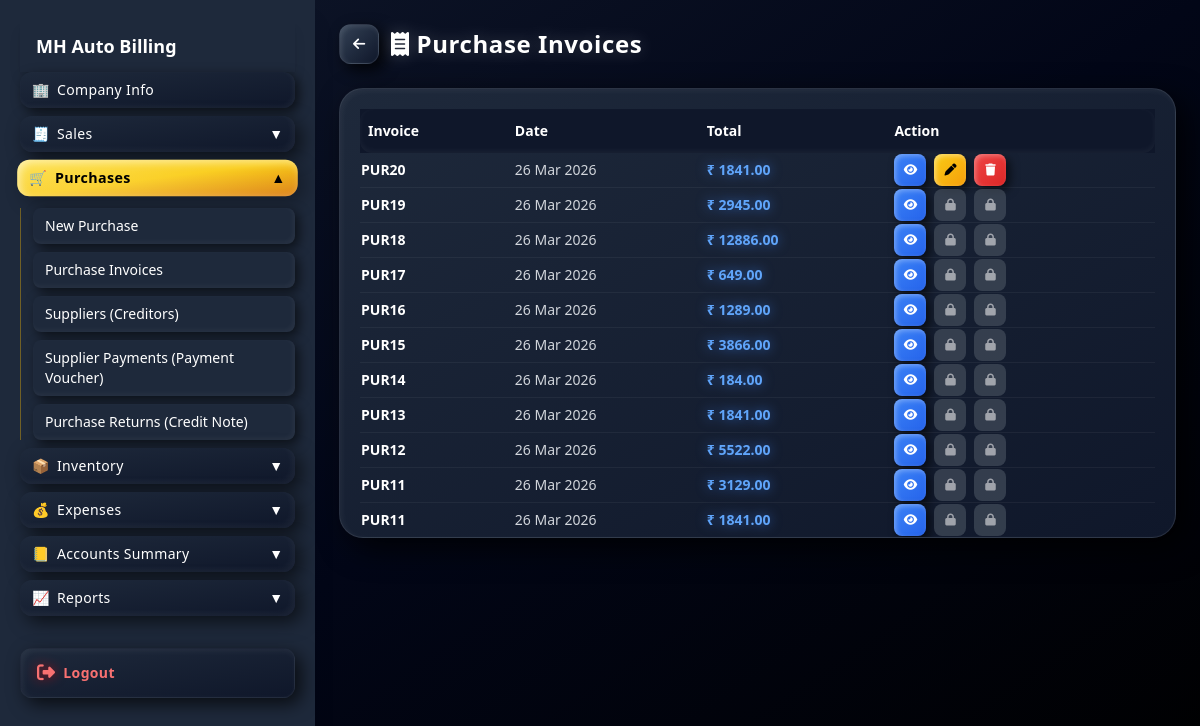
/purchase-invoices/ (signed in), run on the app's committed database.
### apps/core/models.py (models this page shows, shortened)
class Purchase(models.Model):
    payment_mode = models.CharField(
    max_length=10,
    choices=(
        ("cash", "Cash"),
        ("bank", "Bank"),
        ("credit", "Credit"),
    ),
    default="cash"
)
    supplier = models.ForeignKey(Supplier, on_delete=models.CASCADE)
    invoice_number = models.CharField(max_length=50)
    date = models.DateTimeField(auto_now_add=True)
    subtotal = models.DecimalField(max_digits=10, decimal_places=2, default=0)
    cgst = models.DecimalField(max_digits=10, decimal_places=2, default=0)
    sgst = models.DecimalField(max_digits=10, decimal_places=2, default=0)
    roundoff = models.DecimalField(max_digits=10, decimal_places=2, default=0)
    total = models.DecimalField(max_digits=10, decimal_places=2, default=0)
    @property
    def paid_amount(self):
        return self.paymentallocation_set.aggregate(
        total=Sum("amount")
    )["total"] or 0

### apps/core/views.py (the view)
# urls.py: path("purchase-invoices/", views.purchase_invoices, name="purchase_invoices"),
@login_required
def purchase_invoices(request):
    supplier_id = request.GET.get("supplier_id")
    if supplier_id:
        purchases = Purchase.objects.filter(
            supplier_id=supplier_id
        ).order_by("-date")
    else:
        purchases = Purchase.objects.all().order_by("-date")
    return render(request, "dashboard/purchase_invoices.html", {
        "purchases": purchases
    })

### templates/dashboard/purchase_invoices.html (shortened to what this page needs)
{% extends "dashboard/base.html" %}
{% block content %}
<div class="max-w-7xl mx-auto">
    <div class="flex items-center gap-3 mb-6">
        <div onclick="goBack()"
        class="flex items-center justify-center
        w-10 h-10
        rounded-xl
        bg-gradient-to-br from-slate-700 to-slate-900
        shadow-[inset_2px_2px_5px_rgba(255,255,255,0.1),_6px_6px_15px_rgba(0,0,0,0.8)]
        border border-white/10
        cursor-pointer
        transition-all duration-200
        hover:scale-110 hover:shadow-[0_0_15px_rgba(250,204,21,0.6)]
        active:scale-90">
            <i class="fa-solid fa-arrow-left text-white text-sm"></i>
        </div>
        <h1 class="text-2xl font-bold text-white tracking-wide
        drop-shadow-[0_0_8px_rgba(255,255,255,0.2)]">
            <i class="fa-solid fa-receipt"></i>
             Purchase Invoices
        </h1>
    </div>
    <div class="hidden md:block
bg-gradient-to-br from-slate-800 to-slate-900
rounded-3xl p-5
shadow-[inset_2px_2px_6px_rgba(255,255,255,0.05),_10px_10px_30px_rgba(0,0,0,0.8)]
border border-white/10
overflow-x-auto
overflow-y-auto
max-h-[450px]
">
        <table class="w-full text-sm text-white">
            <thead class="text-left
bg-black/20
rounded-xl
shadow-[inset_0_-2px_6px_rgba(255,255,255,0.05)] sticky top-0 z-10 bg-slate-900">
                <tr>
                    <th class="py-3 px-2">Invoice</th>
                    <th>Date</th>
                    <th>Total</th>
                    <th>Action</th>
                </tr>
            </thead>
            <tbody class="divide-y divide-white/5">
                {% for p in purchases %}
                <tr class="transition-all duration-200
hover:bg-white/5 hover:scale-[1.01]">
                    <td class="font-bold text-white">
                        <a href="/purchase/preview/{{ p.id }}/" target="_blank">
                            {{ p.invoice_number }}
                        </a>
                    </td>
                    <td class="text-gray-300">
                        {{ p.date|date:"d M Y" }}
                    </td>
                    <td class="font-bold text-blue-400
drop-shadow-[0_0_6px_rgba(59,130,246,0.6)]">
                        ₹ {{ p.total }}
                    </td>
                    <td class="flex gap-2">
                        <a href="/purchase/preview/{{ p.id }}/" data-id="{{ p.id }}"
                            onclick="event.preventDefault(); openLedger(this.dataset.id)" class="w-8 h-8 flex items-center justify-center rounded-lg
bg-gradient-to-br from-blue-500 to-blue-600
shadow-[inset_2px_2px_5px_rgba(255,255,255,0.3),_4px_4px_10px_rgba(0,0,0,0.6)]
hover:scale-[1.1]
hover:shadow-[0_0_10px_rgba(59,130,246,0.6)]
transition-all duration-200">
                            <i class="fa-solid fa-eye text-white text-xs"></i>
                        </a>
                        {% if p.payment_mode == "credit" and p.paid_amount == 0 %}
                        <a href="/purchase/edit/{{ p.id }}/" class="w-8 h-8 flex items-center justify-center rounded-lg
    bg-gradient-to-br from-yellow-400 to-amber-500
    shadow-[inset_2px_2px_5px_rgba(255,255,255,0.4),_4px_4px_10px_rgba(0,0,0,0.6)]
    hover:scale-[1.1]
    hover:shadow-[0_0_10px_rgba(255,215,0,0.6)]
    transition-all duration-200">
                            <i class="fa-solid fa-pen text-black text-xs"></i>
                        </a>
                        {% else %}
                        <div class="w-8 h-8 flex items-center justify-center rounded-lg
    bg-gray-600 cursor-not-allowed opacity-60" title="Locked">
                            <i class="fa-solid fa-lock text-white text-xs"></i>
                        </div>
                        {% endif %}
                        {% if p.payment_mode == "credit" and p.paid_amount == 0 %}
                        <a href="/purchase/delete/{{ p.id }}/" class="w-8 h-8 flex items-center justify-center rounded-lg
    bg-gradient-to-br from-red-500 to-red-600
    shadow-[inset_2px_2px_5px_rgba(255,255,255,0.3),_4px_4px_10px_rgba(0,0,0,0.6)]
    hover:scale-[1.1]
    hover:shadow-[0_0_10px_rgba(255,0,0,0.6)]
    transition-all duration-200">
                            <i class="fa-solid fa-trash text-white text-xs"></i>
                        </a>
                        {% else %}
                        <div class="w-8 h-8 flex items-center justify-center rounded-lg
    bg-gray-600 cursor-not-allowed opacity-60" title="Locked">
                            <i class="fa-solid fa-lock text-white text-xs"></i>
                        </div>
                        {% endif %}
                    </td>
                </tr>
                {% endfor %}
            </tbody>
        </table>
    </div>
</div>
{% endblock %}

### data on the page
Purchase: invoice_number "PUR20", date "26 Mar 2026", total "1841.00"
Purchase: invoice_number "PUR19", date "26 Mar 2026", total "2945.00"
Purchase: invoice_number "PUR18", date "26 Mar 2026", total "12886.00"
Purchase: invoice_number "PUR17", date "26 Mar 2026", total "649.00"
Purchase: invoice_number "PUR16", date "26 Mar 2026", total "1289.00"
Purchase: invoice_number "PUR15", date "26 Mar 2026", total "3866.00"
Purchase: invoice_number "PUR14", date "26 Mar 2026", total "184.00"
Purchase: invoice_number "PUR13", date "26 Mar 2026", total "1841.00"
Purchase: invoice_number "PUR12", date "26 Mar 2026", total "5522.00"
Purchase: invoice_number "PUR11", date "26 Mar 2026", total "3129.00"
Purchase: invoice_number "PUR11", date "26 Mar 2026", total "1841.00"
